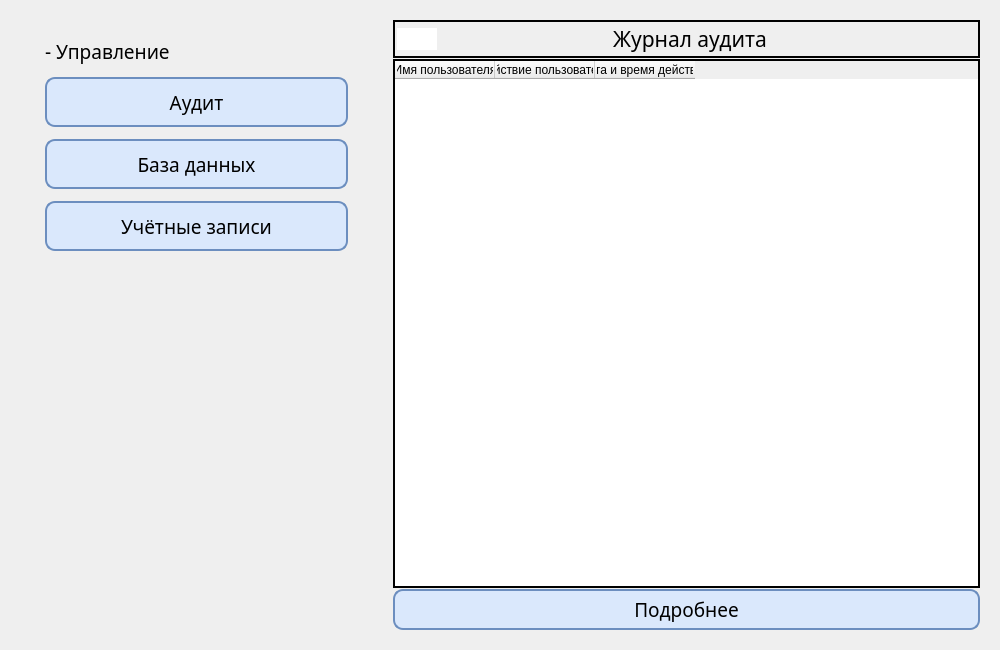
<?xml version="1.0" encoding="UTF-8"?>
<ui version="4.0">
 <class>AdminMenu</class>
 <widget class="QWidget" name="AdminMenu">
  <property name="geometry">
   <rect>
    <x>0</x>
    <y>0</y>
    <width>1000</width>
    <height>650</height>
   </rect>
  </property>
  <property name="sizePolicy">
   <sizepolicy hsizetype="Preferred" vsizetype="Expanding">
    <horstretch>0</horstretch>
    <verstretch>0</verstretch>
   </sizepolicy>
  </property>
  <property name="minimumSize">
   <size>
    <width>0</width>
    <height>500</height>
   </size>
  </property>
  <property name="maximumSize">
   <size>
    <width>16777215</width>
    <height>1000</height>
   </size>
  </property>
  <property name="windowTitle">
   <string>Form</string>
  </property>
  <property name="styleSheet">
   <string notr="true">#PageWidget{
	Font: &quot;Merriweather 18pt&quot;
}

QPushButton {
	background-color: #DAE8FC;
	border: 2px solid #6C8EBF;
	border-radius: 10px;
}

QPushButton:hover {
	background-color: #c8dcfc;
}

QPushButton:pressed {
	background-color: #a7c8fc;
}</string>
  </property>
  <layout class="QHBoxLayout" name="horizontalLayout" stretch="1,2">
   <property name="spacing">
    <number>36</number>
   </property>
   <property name="leftMargin">
    <number>45</number>
   </property>
   <item>
    <layout class="QVBoxLayout" name="ControlLayout" stretch="0,0,0,1,0">
     <property name="spacing">
      <number>12</number>
     </property>
     <property name="topMargin">
      <number>27</number>
     </property>
     <property name="bottomMargin">
      <number>6</number>
     </property>
     <item>
      <widget class="QLabel" name="ControlLabel">
       <property name="font">
        <font>
         <family>Merriweather</family>
         <pointsize>14</pointsize>
        </font>
       </property>
       <property name="text">
        <string>- Управление</string>
       </property>
      </widget>
     </item>
     <item>
      <widget class="QPushButton" name="AuditButton">
       <property name="minimumSize">
        <size>
         <width>215</width>
         <height>50</height>
        </size>
       </property>
       <property name="font">
        <font>
         <family>Merriweather</family>
         <pointsize>14</pointsize>
        </font>
       </property>
       <property name="text">
        <string>Аудит</string>
       </property>
      </widget>
     </item>
     <item>
      <widget class="QPushButton" name="DataBaseButton">
       <property name="minimumSize">
        <size>
         <width>215</width>
         <height>50</height>
        </size>
       </property>
       <property name="font">
        <font>
         <family>Merriweather</family>
         <pointsize>14</pointsize>
        </font>
       </property>
       <property name="text">
        <string>База данных</string>
       </property>
      </widget>
     </item>
     <item>
      <widget class="QPushButton" name="AccountsButton">
       <property name="minimumSize">
        <size>
         <width>215</width>
         <height>50</height>
        </size>
       </property>
       <property name="font">
        <font>
         <family>Merriweather</family>
         <pointsize>14</pointsize>
        </font>
       </property>
       <property name="text">
        <string>Учётные записи</string>
       </property>
      </widget>
     </item>
     <item>
      <spacer name="verticalSpacer">
       <property name="orientation">
        <enum>Qt::Orientation::Vertical</enum>
       </property>
       <property name="sizeHint" stdset="0">
        <size>
         <width>20</width>
         <height>40</height>
        </size>
       </property>
      </spacer>
     </item>
    </layout>
   </item>
   <item>
    <widget class="QFrame" name="AuditFrame">
     <layout class="QVBoxLayout" name="AuditLayout">
      <property name="spacing">
       <number>1</number>
      </property>
      <item>
       <widget class="QFrame" name="JournalFrame">
        <property name="frameShape">
         <enum>QFrame::Shape::Box</enum>
        </property>
        <property name="frameShadow">
         <enum>QFrame::Shadow::Plain</enum>
        </property>
        <property name="lineWidth">
         <number>2</number>
        </property>
        <layout class="QHBoxLayout" name="horizontalLayout_2" stretch="1,0,1">
         <property name="leftMargin">
          <number>2</number>
         </property>
         <property name="topMargin">
          <number>2</number>
         </property>
         <property name="rightMargin">
          <number>2</number>
         </property>
         <property name="bottomMargin">
          <number>2</number>
         </property>
         <item alignment="Qt::AlignmentFlag::AlignLeft">
          <widget class="QPushButton" name="AuditSetButton">
           <property name="styleSheet">
            <string notr="true">QPushButton {
	background-color: #FFFFFF;
	border: 0px solid #6C8EBF;
	border-radius: 16px;
	padding: 4px
}

QPushButton:hover {
	background-color: #c8dcfc;
}

QPushButton:pressed {
	background-color: #a7c8fc;
}</string>
           </property>
           <property name="text">
            <string/>
           </property>
           <property name="icon">
            <iconset resource="../../Resources.qrc">
             <normaloff>:/Resources/Icon/gear.png</normaloff>:/Resources/Icon/gear.png</iconset>
           </property>
           <property name="iconSize">
            <size>
             <width>40</width>
             <height>40</height>
            </size>
           </property>
          </widget>
         </item>
         <item>
          <widget class="QLabel" name="JournalLabel">
           <property name="font">
            <font>
             <family>Merriweather</family>
             <pointsize>16</pointsize>
            </font>
           </property>
           <property name="text">
            <string>Журнал аудита</string>
           </property>
           <property name="alignment">
            <set>Qt::AlignmentFlag::AlignCenter</set>
           </property>
          </widget>
         </item>
         <item>
          <spacer name="horizontalSpacer">
           <property name="orientation">
            <enum>Qt::Orientation::Horizontal</enum>
           </property>
           <property name="sizeHint" stdset="0">
            <size>
             <width>40</width>
             <height>20</height>
            </size>
           </property>
          </spacer>
         </item>
        </layout>
       </widget>
      </item>
      <item>
       <widget class="QTableWidget" name="AuditTable">
        <property name="frameShape">
         <enum>QFrame::Shape::Box</enum>
        </property>
        <property name="frameShadow">
         <enum>QFrame::Shadow::Plain</enum>
        </property>
        <property name="lineWidth">
         <number>2</number>
        </property>
        <property name="wordWrap">
         <bool>true</bool>
        </property>
        <attribute name="horizontalHeaderMinimumSectionSize">
         <number>32</number>
        </attribute>
        <attribute name="horizontalHeaderDefaultSectionSize">
         <number>100</number>
        </attribute>
        <column>
         <property name="text">
          <string>Имя пользователя</string>
         </property>
        </column>
        <column>
         <property name="text">
          <string>Действие пользователя</string>
         </property>
        </column>
        <column>
         <property name="text">
          <string>Дата и время действия</string>
         </property>
        </column>
       </widget>
      </item>
      <item>
       <widget class="QPushButton" name="MoreButton">
        <property name="font">
         <font>
          <family>Merriweather</family>
          <pointsize>14</pointsize>
         </font>
        </property>
        <property name="styleSheet">
         <string notr="true">#MoreButton {
	padding: 5px
}</string>
        </property>
        <property name="text">
         <string>Подробнее</string>
        </property>
       </widget>
      </item>
     </layout>
    </widget>
   </item>
  </layout>
 </widget>
 <resources>
  <include location="../../Resources.qrc"/>
 </resources>
 <connections/>
</ui>
